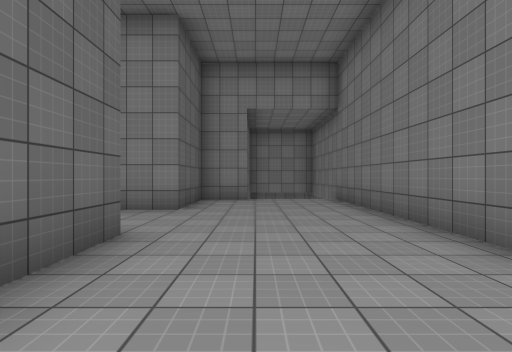
View 1 (above)

18 first-person views from a walk through a scene from a Unity 3-D project. The camera is 1.3 m above the floor, looks level and sees 80° across. The floor is counted in squares, 2 m on a side. Each view is taken from the middle of a square. On the plan, view 1 faces up. The plan holds only what a view shows up to about 10 squares ahead; the rest is blank. The place goes on beyond the plan. Surface patterns are stand-ins for the level's own textures.

View 2
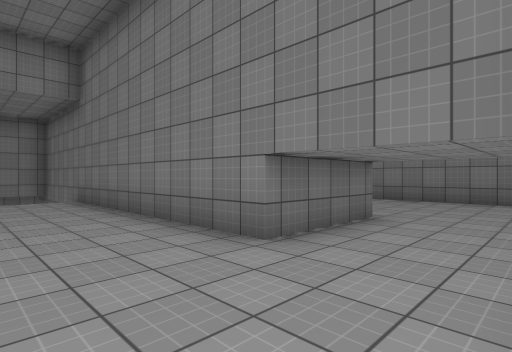

View 3
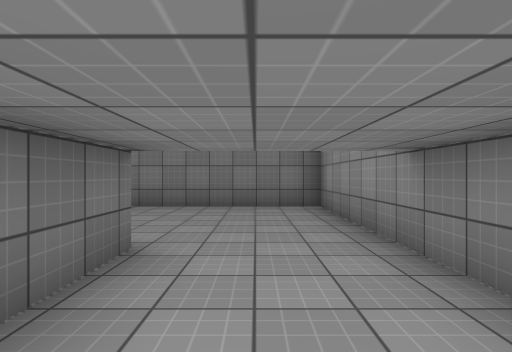

View 4
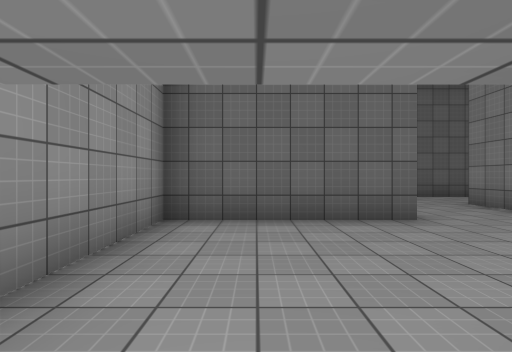

View 5
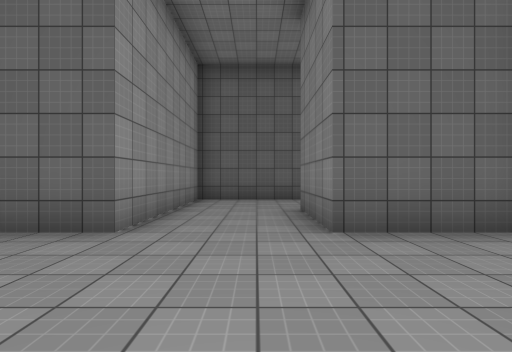

View 6
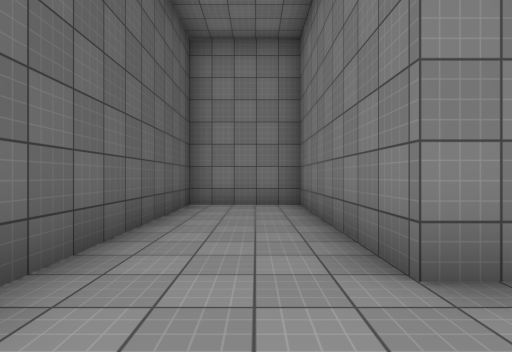

View 7
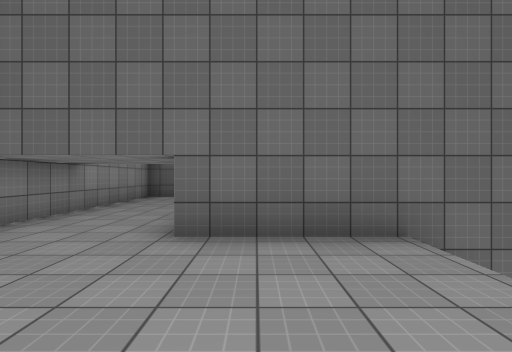

View 8
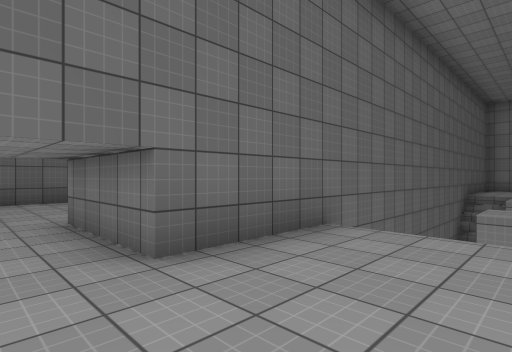

View 9
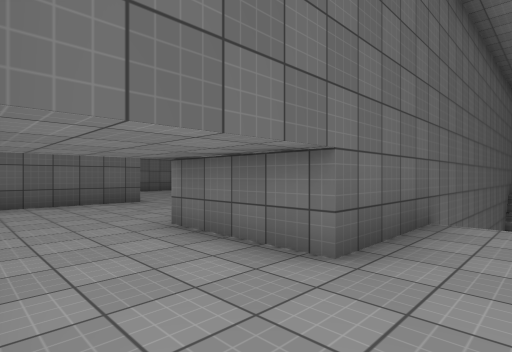

View 10
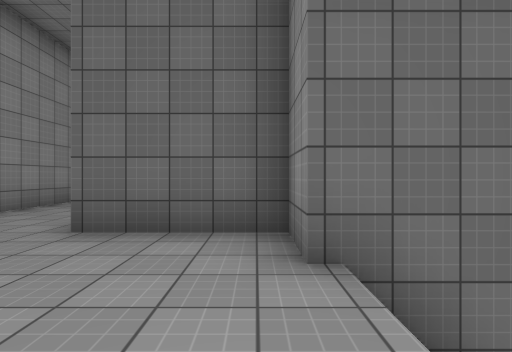

View 11
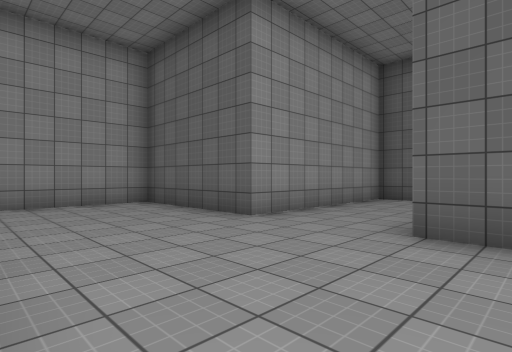

View 12
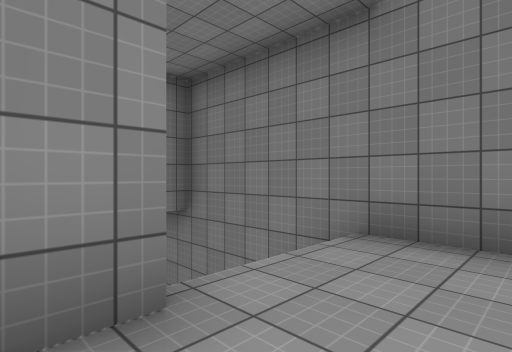

View 13
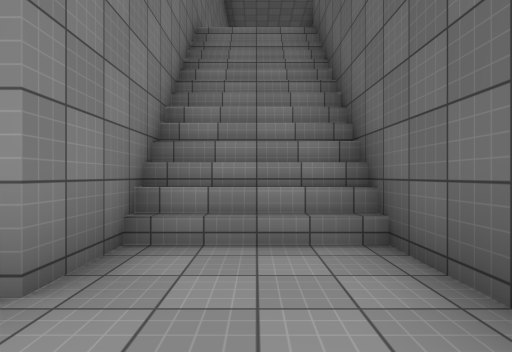

View 14
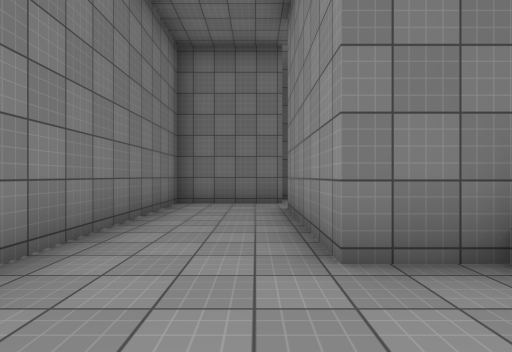

View 15
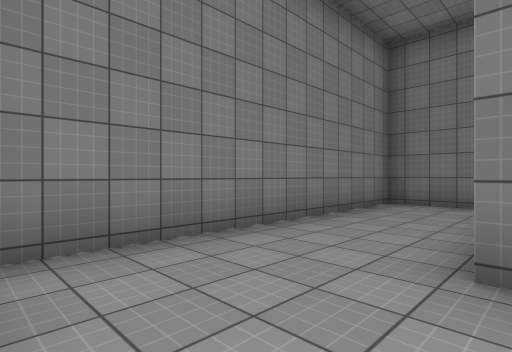

View 16
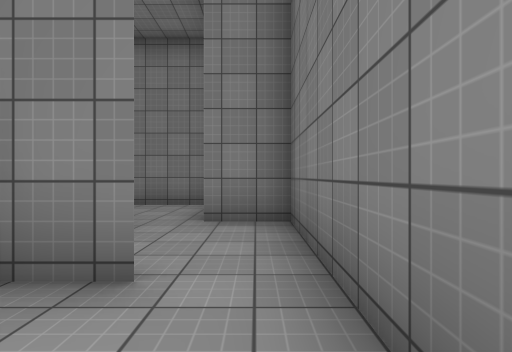

View 17
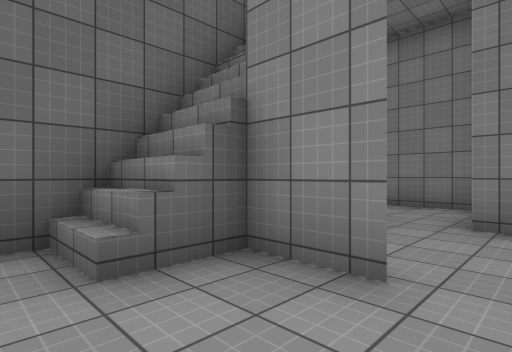

View 18
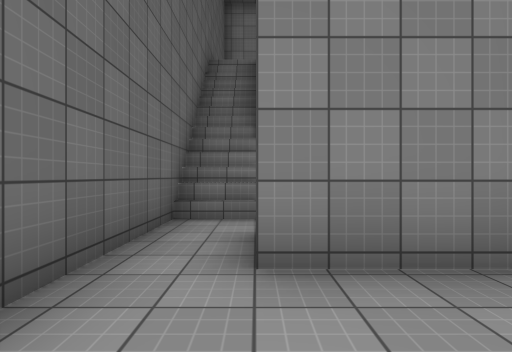

### Floor plan
Key: @ floor where view 1 was taken; # wall or solid block; . main floor; - floor 7.5 m lower than the main floor; / step, stairs or slope.
Columns run from 7 left of view 1 to 9 right of it. Each row starts with its distance up from view 1.
 16        #########
 15        --------#
 14        --------##
 13       #---##//--#
 12       #///##/#--#
 11 ####  #///##/##-#
 10 #..#  #///##//--#
  9 #..# ##///##----
  8 #..# #....##--##
  7 #..# #....##----
  6 #..###....##---
  5 #.........##---
  4 #.........##....#
  3 ######....##....#
  2      #..........#
  1      #..........#
  0      #.@........#
 -1      ############

Positions as (right, up) in squares from view 1, and headings:
1: (0, 0), facing up
2: (0, 0), facing up-right
3: (2, 1), facing right
4: (3, 1), facing left
5: (2, 5), facing left
6: (-5, 4), facing up
7: (8, 3), facing left
8: (7, 1), facing up-left
9: (6, 0), facing up-left
10: (2, 8), facing left
11: (2, 7), facing down-left
12: (-1, 7), facing up-right
13: (1, 15), facing down
14: (0, 14), facing right
15: (0, 13), facing up-right
16: (8, 9), facing up
17: (8, 9), facing up-left
18: (6, 5), facing up
